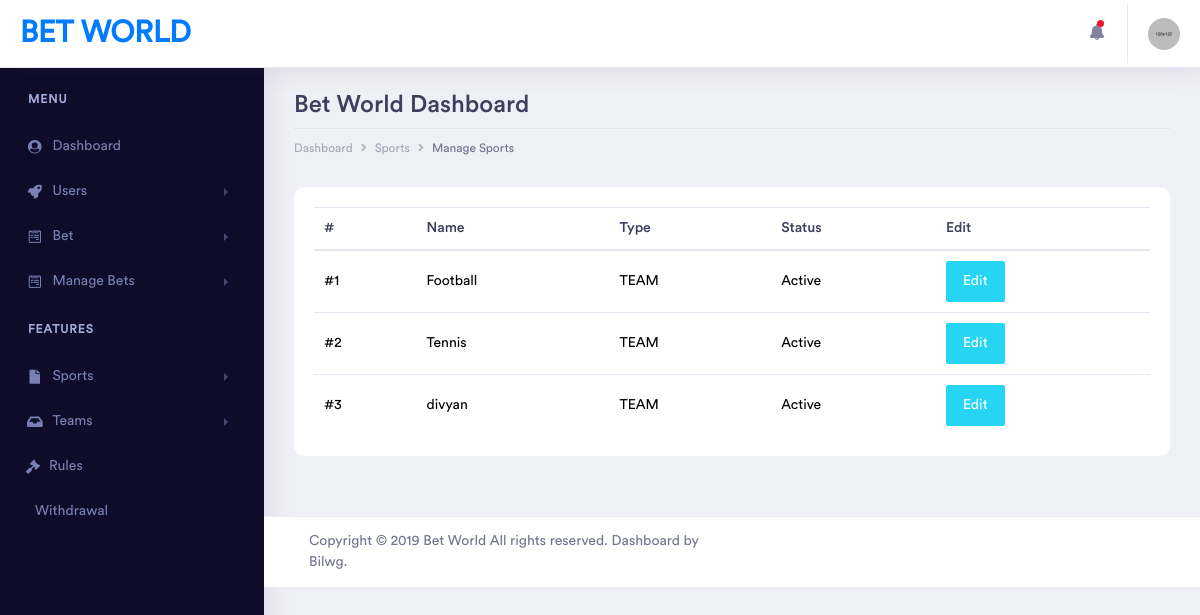
The app's page /admin/pages/managesport.php (signed in) with its own data.
### tables this page shows
CREATE TABLE `sport` (
  `id` int(11) NOT NULL,
  `name` varchar(1100) NOT NULL,
  `type` varchar(1100) NOT NULL,
  `status` int(11) NOT NULL
);

### assets/import/config.php (called while the page is built, shortened)
<?php
$SiteName = "Bet World";
?>

### admin/pages/managesport.php (the view, shortened to what this page needs)
<?php
require_once '../../assets/import/config.php';
?>
<!doctype html>
<html lang="en">
<head>
    <link rel="stylesheet" href="../assets/vendor/bootstrap/css/bootstrap.min.css">
    <link href="../assets/vendor/fonts/circular-std/style.css" rel="stylesheet">
    <link rel="stylesheet" href="../assets/libs/css/style.css">
    <link rel="stylesheet" href="../assets/vendor/fonts/fontawesome/css/fontawesome-all.css">
    <link rel="stylesheet" href="../assets/vendor/charts/chartist-bundle/chartist.css">
    <link rel="stylesheet" href="../assets/vendor/charts/morris-bundle/morris.css">
    <link rel="stylesheet" href="../assets/vendor/fonts/material-design-iconic-font/css/materialdesignicons.min.css">
    <link rel="stylesheet" href="../assets/vendor/charts/c3charts/c3.css">
    <link rel="stylesheet" href="../assets/vendor/fonts/flag-icon-css/flag-icon.min.css">
</head>
<body>
    <div class="dashboard-main-wrapper">
        <div class="dashboard-header">
            <nav class="navbar navbar-expand-lg bg-white fixed-top">
                <a class="navbar-brand" href="../index.php"><?php echo $SiteName; ?></a>
                <div class="collapse navbar-collapse " id="navbarSupportedContent">
                    <ul class="navbar-nav ml-auto navbar-right-top">
                        <li class="nav-item dropdown notification">
                            <a class="nav-link nav-icons" href="#" id="navbarDropdownMenuLink1" data-toggle="dropdown" aria-haspopup="true" aria-expanded="false"><i class="fas fa-fw fa-bell"></i> <span class="indicator"></span></a>
                        </li>
                        <li class="nav-item dropdown nav-user">
                            <a class="nav-link nav-user-img" href="#" id="navbarDropdownMenuLink2" data-toggle="dropdown" aria-haspopup="true" aria-expanded="false"><img src="../assets/images/avatar-1.jpg" alt="" class="user-avatar-md rounded-circle"></a>
                        </li>
                    </ul>
                </div>
            </nav>
        </div>
        <div class="nav-left-sidebar sidebar-dark">
            <div class="menu-list">
                <nav class="navbar navbar-expand-lg navbar-light">
                    <div class="collapse navbar-collapse" id="navbarNav">
                        <ul class="navbar-nav flex-column">
                            <li class="nav-divider">
                                Menu
                            </li>
                            <li class="nav-item ">
                                <a class="nav-link " href="../index.php"><i class="fa fa-fw fa-user-circle"></i>Dashboard </a>
                            </li>
                            <li class="nav-item">
                                <a class="nav-link" href="#" data-toggle="collapse" aria-expanded="false" data-target="#submenu-2" aria-controls="submenu-2"><i class="fa fa-fw fa-rocket"></i>Users</a>
                            </li>
                            <li class="nav-item">
                                <a class="nav-link" href="#" data-toggle="collapse" aria-expanded="false" data-target="#submenu-3" aria-controls="submenu-3"><i class="fab fa-fw fa-wpforms"></i>Bet</a>
                            </li>
                            <li class="nav-item">
                                <a class="nav-link" href="#" data-toggle="collapse" aria-expanded="false" data-target="#submenu-4" aria-controls="submenu-4"><i class="fab fa-fw fa-wpforms"></i>Manage Bets</a>
                            </li>
                            <li class="nav-divider">
                                Features
                            </li>
                            <li class="nav-item">
                                <a class="nav-link" href="#" data-toggle="collapse" aria-expanded="false" data-target="#submenu-6" aria-controls="submenu-6"><i class="fas fa-fw fa-file"></i> Sports </a>
                            </li>
                            <li class="nav-item">
                                <a class="nav-link" href="#" data-toggle="collapse" aria-expanded="false" data-target="#submenu-7" aria-controls="submenu-7"><i class="fas fa-fw fa-inbox"></i>Teams</a>
                            </li>
                            <li class="nav-item">
                                <a class="nav-link" href="rules.php" ><i class="fa fa-gavel"></i>Rules</a>
                            </li>
                            <li class="nav-item">
                                <a class="nav-link" href="wallet.php" ><i class="fa fa-google-wallet"></i>Withdrawal</a>
                            </li>
                        </ul>
                    </div>
                </nav>
            </div>
        </div>
        <div class="dashboard-wrapper">
            <div class="dashboard-ecommerce">
                <div class="container-fluid dashboard-content ">
                    <div class="row">
                        <div class="col-xl-12 col-lg-12 col-md-12 col-sm-12 col-12">
                            <div class="page-header">
                                <h2 class="pageheader-title"><?php echo $SiteName; ?> Dashboard</h2>
                                <div class="page-breadcrumb">
                                    <nav aria-label="breadcrumb">
                                        <ol class="breadcrumb">
                                            <li class="breadcrumb-item"><a href="../index.php" class="breadcrumb-link">Dashboard</a></li>
                                            <li class="breadcrumb-item"><a href="" class="breadcrumb-link">Sports</a></li>
                                            <li class="breadcrumb-item active" aria-current="page">Manage Sports</li>
                                        </ol>
                                    </nav>
                                </div>
                            </div>
                        </div>
                    </div>
                    <div class="container1">
                        <div class="table-responsive">
                            <table class="table">
                                <thead>
                                    <tr>
                                        <th>#</th>
                                        <th>Name</th>
                                        <th>Type</th>
                                        <th>Status</th>
                                        <th>Edit</th>
                                    </tr>
                                </thead>
                                <tbody>
                                    <?php
                                    $sql = "SELECT * FROM `sport` ";
                                    $result = mysqli_query($con, $sql);
                                    if (mysqli_num_rows($result) > 0) {
                                        while ($row = mysqli_fetch_array($result)) {
                                            $status = ($row[3]==1) ? "Active" : "Disabled";
                                            echo "
                                             <tr>
                                             <td>#$row[0]</td>
                                             <td>$row[1]</td>
                                             <td>$row[2]</td>
                                             <td>$status</td>
                                             <td><a href='editsport.php?id=$row[0]' class='btn btn-info'>Edit</td>
                                             </tr>
                                             ";
                                        }
                                    }
                                    ?>
                                </tbody>
                            </table>
                        </div>
                    </div>
                </div>
            </div>
            <div class="footer">
                <div class="container-fluid">
                    <div class="row">
                        <div class="col-xl-6 col-lg-6 col-md-6 col-sm-12 col-12">
                            Copyright © 2019 <?php echo $SiteName; ?> All rights reserved. Dashboard by <a href="https://bilwg.com/">Bilwg</a>.
                        </div>
                    </div>
                </div>
            </div>
        </div>
    </div>
</body>
</html>

### records on screen
sport: id "1", name "Football", type "TEAM", status "Active"
sport: id "2", name "Tennis", type "TEAM", status "Active"
sport: id "3", name "divyan", type "TEAM", status "Active"

### other values on screen
$SiteName "BET WORLD"
$SiteName "Bet World"
